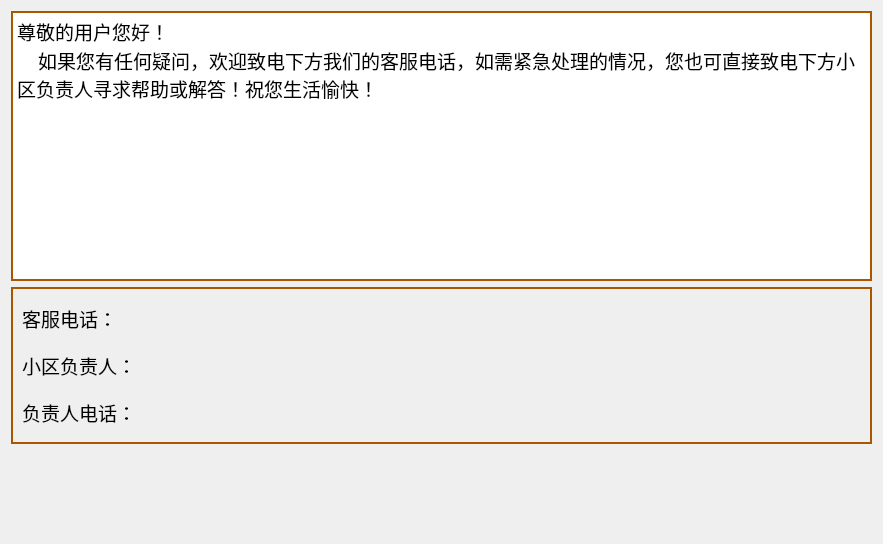
<?xml version="1.0" encoding="UTF-8"?>
<ui version="4.0">
 <class>kfTel_Dialog</class>
 <widget class="QDialog" name="kfTel_Dialog">
  <property name="geometry">
   <rect>
    <x>0</x>
    <y>0</y>
    <width>883</width>
    <height>544</height>
   </rect>
  </property>
  <property name="windowTitle">
   <string>客服信息</string>
  </property>
  <property name="windowIcon">
   <iconset resource="mysource.qrc">
    <normaloff>:/images/物业管理.png</normaloff>:/images/物业管理.png</iconset>
  </property>
  <property name="whatsThis">
   <string>&lt;html&gt;&lt;head/&gt;&lt;body&gt;&lt;p&gt;&lt;span style=&quot; font-size:14pt; font-weight:600;&quot;&gt;Help&lt;/span&gt;&lt;/p&gt;&lt;p&gt;&lt;span style=&quot; font-size:12pt;&quot;&gt;You can visit this URL to &lt;/span&gt;&lt;a href=&quot;https://www.google.com&quot;&gt;&lt;span style=&quot; text-decoration: underline; color:#007af4;&quot;&gt;www.google.com&lt;/span&gt;&lt;/a&gt;&lt;span style=&quot; font-size:12pt;&quot;&gt; help!&lt;/span&gt;&lt;/p&gt;&lt;p&gt;&lt;span style=&quot; font-size:12pt;&quot;&gt;Developer: ZhangFuyun&lt;/span&gt;&lt;/p&gt;&lt;p&gt;&lt;span style=&quot; font-size:12pt;&quot;&gt;Collage: ShanDongJianZhu University&lt;/span&gt;&lt;/p&gt;&lt;p&gt;&lt;span style=&quot; font-size:12pt;&quot;&gt;StudentId: 20140815020 &lt;/span&gt;&lt;/p&gt;&lt;/body&gt;&lt;/html&gt;</string>
  </property>
  <layout class="QGridLayout" name="gridLayout_3">
   <item row="0" column="0">
    <layout class="QGridLayout" name="gridLayout_2">
     <item row="0" column="0">
      <widget class="QTextBrowser" name="textBrowser">
       <property name="minimumSize">
        <size>
         <width>0</width>
         <height>270</height>
        </size>
       </property>
       <property name="styleSheet">
        <string notr="true">#textBrowser{border:2px solid rgb(170,85,0)}</string>
       </property>
       <property name="html">
        <string>&lt;!DOCTYPE HTML PUBLIC &quot;-//W3C//DTD HTML 4.0//EN&quot; &quot;http://www.w3.org/TR/REC-html40/strict.dtd&quot;&gt;
&lt;html&gt;&lt;head&gt;&lt;meta name=&quot;qrichtext&quot; content=&quot;1&quot; /&gt;&lt;style type=&quot;text/css&quot;&gt;
p, li { white-space: pre-wrap; }
&lt;/style&gt;&lt;/head&gt;&lt;body style=&quot; font-family:'SimSun'; font-size:9pt; font-weight:400; font-style:normal;&quot;&gt;
&lt;p style=&quot; margin-top:0px; margin-bottom:0px; margin-left:0px; margin-right:0px; -qt-block-indent:0; text-indent:0px;&quot;&gt;&lt;span style=&quot; font-size:14pt;&quot;&gt;尊敬的用户您好！&lt;/span&gt;&lt;/p&gt;
&lt;p style=&quot; margin-top:0px; margin-bottom:0px; margin-left:0px; margin-right:0px; -qt-block-indent:0; text-indent:0px;&quot;&gt;&lt;span style=&quot; font-size:14pt;&quot;&gt;    如果您有任何疑问，欢迎致电下方我们的客服电话，如需紧急处理的情况，您也可直接致电下方小区负责人寻求帮助或解答！祝您生活愉快！&lt;/span&gt;&lt;/p&gt;&lt;/body&gt;&lt;/html&gt;</string>
       </property>
      </widget>
     </item>
     <item row="1" column="0">
      <widget class="QFrame" name="frame">
       <property name="styleSheet">
        <string notr="true">#frame{border:2px solid rgb(170,85,0)}</string>
       </property>
       <property name="frameShape">
        <enum>QFrame::StyledPanel</enum>
       </property>
       <property name="frameShadow">
        <enum>QFrame::Raised</enum>
       </property>
       <layout class="QGridLayout" name="gridLayout">
        <item row="0" column="0">
         <layout class="QVBoxLayout" name="verticalLayout">
          <item>
           <layout class="QHBoxLayout" name="horizontalLayout">
            <item>
             <widget class="QLabel" name="label">
              <property name="minimumSize">
               <size>
                <width>111</width>
                <height>41</height>
               </size>
              </property>
              <property name="maximumSize">
               <size>
                <width>111</width>
                <height>41</height>
               </size>
              </property>
              <property name="font">
               <font>
                <family>宋体</family>
                <pointsize>14</pointsize>
               </font>
              </property>
              <property name="text">
               <string>客服电话：</string>
              </property>
             </widget>
            </item>
            <item>
             <widget class="QLabel" name="label_kftel">
              <property name="minimumSize">
               <size>
                <width>311</width>
                <height>41</height>
               </size>
              </property>
              <property name="maximumSize">
               <size>
                <width>311</width>
                <height>41</height>
               </size>
              </property>
              <property name="font">
               <font>
                <family>宋体</family>
                <pointsize>14</pointsize>
               </font>
              </property>
              <property name="text">
               <string/>
              </property>
             </widget>
            </item>
            <item>
             <spacer name="horizontalSpacer">
              <property name="orientation">
               <enum>Qt::Horizontal</enum>
              </property>
              <property name="sizeHint" stdset="0">
               <size>
                <width>40</width>
                <height>20</height>
               </size>
              </property>
             </spacer>
            </item>
           </layout>
          </item>
          <item>
           <layout class="QHBoxLayout" name="horizontalLayout_2">
            <item>
             <widget class="QLabel" name="label_3">
              <property name="minimumSize">
               <size>
                <width>140</width>
                <height>41</height>
               </size>
              </property>
              <property name="maximumSize">
               <size>
                <width>111</width>
                <height>41</height>
               </size>
              </property>
              <property name="font">
               <font>
                <family>宋体</family>
                <pointsize>14</pointsize>
               </font>
              </property>
              <property name="text">
               <string>小区负责人：</string>
              </property>
             </widget>
            </item>
            <item>
             <widget class="QLabel" name="label_fze">
              <property name="minimumSize">
               <size>
                <width>311</width>
                <height>41</height>
               </size>
              </property>
              <property name="maximumSize">
               <size>
                <width>311</width>
                <height>41</height>
               </size>
              </property>
              <property name="font">
               <font>
                <family>宋体</family>
                <pointsize>14</pointsize>
               </font>
              </property>
              <property name="text">
               <string/>
              </property>
             </widget>
            </item>
            <item>
             <spacer name="horizontalSpacer_2">
              <property name="orientation">
               <enum>Qt::Horizontal</enum>
              </property>
              <property name="sizeHint" stdset="0">
               <size>
                <width>40</width>
                <height>20</height>
               </size>
              </property>
             </spacer>
            </item>
           </layout>
          </item>
          <item>
           <layout class="QHBoxLayout" name="horizontalLayout_3">
            <item>
             <widget class="QLabel" name="label_5">
              <property name="minimumSize">
               <size>
                <width>140</width>
                <height>41</height>
               </size>
              </property>
              <property name="maximumSize">
               <size>
                <width>111</width>
                <height>41</height>
               </size>
              </property>
              <property name="font">
               <font>
                <family>宋体</family>
                <pointsize>14</pointsize>
               </font>
              </property>
              <property name="text">
               <string>负责人电话：</string>
              </property>
             </widget>
            </item>
            <item>
             <widget class="QLabel" name="label_fzrtel">
              <property name="minimumSize">
               <size>
                <width>311</width>
                <height>41</height>
               </size>
              </property>
              <property name="maximumSize">
               <size>
                <width>311</width>
                <height>41</height>
               </size>
              </property>
              <property name="font">
               <font>
                <family>宋体</family>
                <pointsize>14</pointsize>
               </font>
              </property>
              <property name="text">
               <string/>
              </property>
             </widget>
            </item>
            <item>
             <spacer name="horizontalSpacer_3">
              <property name="orientation">
               <enum>Qt::Horizontal</enum>
              </property>
              <property name="sizeHint" stdset="0">
               <size>
                <width>40</width>
                <height>20</height>
               </size>
              </property>
             </spacer>
            </item>
           </layout>
          </item>
         </layout>
        </item>
       </layout>
      </widget>
     </item>
    </layout>
   </item>
   <item row="1" column="0">
    <spacer name="verticalSpacer">
     <property name="orientation">
      <enum>Qt::Vertical</enum>
     </property>
     <property name="sizeHint" stdset="0">
      <size>
       <width>20</width>
       <height>40</height>
      </size>
     </property>
    </spacer>
   </item>
  </layout>
 </widget>
 <resources>
  <include location="mysource.qrc"/>
 </resources>
 <connections/>
</ui>
